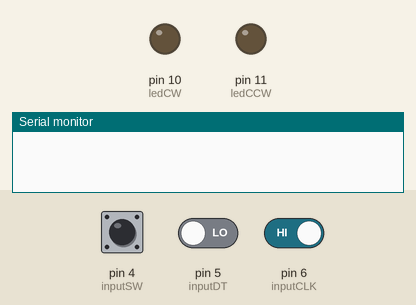
Recording of a sketch running on a simulated Arduino Uno, built with avr-gcc and run on an emulated ATmega328P. Parts: output pins drawn as LEDs (lit = HIGH), the last lines printed to the serial monitor. Inputs (shaded band) come from the test bench; at power-on: pin 4 (inputSW) HIGH, pin 6 (inputCLK) HIGH, pin 5 (inputDT) LOW.

Above: at 1.2 s.
1.3 s: pin 4 (inputSW) pulled LOW for 0.15 s
At 2.4 s:
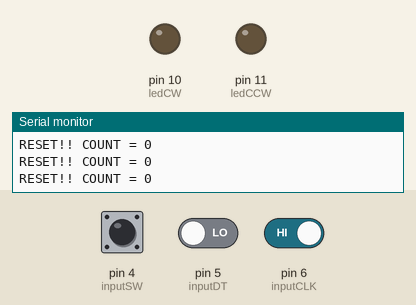
2.9 s: pin 6 (inputCLK) driven LOW
At 3.6 s:
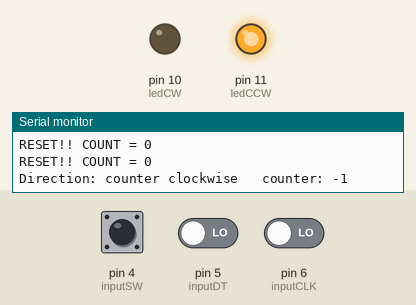
4.4 s: pin 6 (inputCLK) driven HIGH
At 4.7 s:
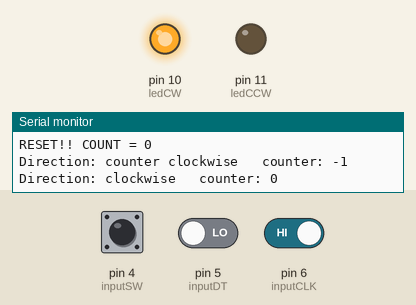
5.9 s: pin 4 (inputSW) pulled LOW for 1 s
At 6.7 s:
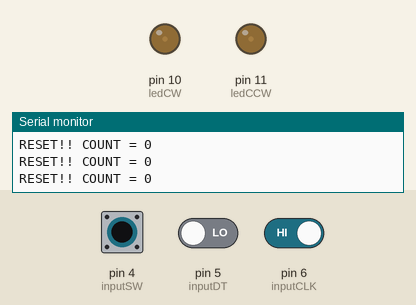
8.4 s: pin 4 (inputSW) driven LOW and pin 5 (inputDT) driven HIGH
At 9.8 s:
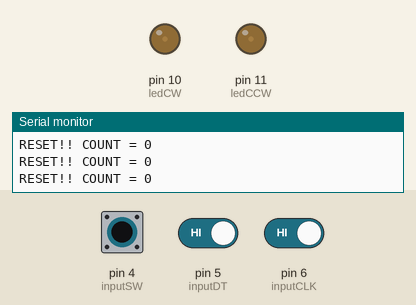
11.4 s: pin 4 (inputSW) driven HIGH
At 11.9 s:
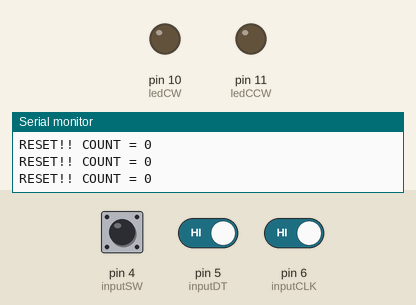
Timing chart, 0 to 13.9 s (numbered marks = the images above; inputs shaded):
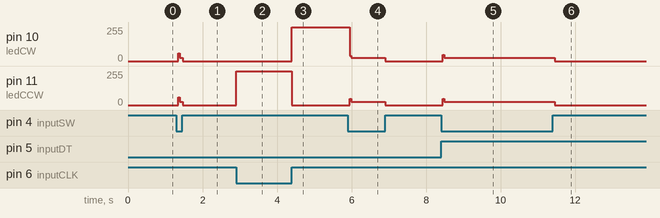

The sketch:

rotary_encoder.ino
```cpp
//measure direction and value using rotary encoder

//led pin config
#define ledCW 10
#define ledCCW 11

//encoder pin inputs
#define inputCLK 6
#define inputDT 5
#define inputSW 4

int presentStateCLK;
int previousStateCLK;
int counter = 0, i;
String dir = "";

void setup() {
  Serial.begin(9600);
  pinMode(ledCW, OUTPUT);
  pinMode(ledCCW, OUTPUT);
  pinMode(inputCLK, INPUT);
  pinMode(inputDT, INPUT);
  pinMode(inputSW, INPUT);
  previousStateCLK = digitalRead(inputCLK);
}

void loop() {
  presentStateCLK = digitalRead(inputCLK);

  //checks wheather the encoder is moving
  if (presentStateCLK != previousStateCLK) {
    //encoder is rotating clockwise
    if (digitalRead(inputDT) != presentStateCLK) {

      counter++;
      dir = "clockwise";
      digitalWrite(ledCCW, LOW);
      digitalWrite(ledCW, HIGH);

    }
    //encoder is rotating counter clockwise
    else {
      counter--;
      dir = "counter clockwise";
      digitalWrite(ledCCW, HIGH);
      digitalWrite(ledCW, LOW);
    }
    Serial.print("Direction: ");
    Serial.print(dir);
    Serial.print("   ");
    Serial.print("counter: ");
    Serial.println(counter);
  }

  //switch is used as reset button
  if (!digitalRead(inputSW)) {
    counter = 0;
    for (i = 255; i >= 0; i--) {
      analogWrite(ledCCW, i);
      analogWrite(ledCW, i);
    }

    Serial.println("RESET!! COUNT = 0");
  }
  previousStateCLK = presentStateCLK;
}
```

Measured:
- after the input at 1.3 s, pin 10 (ledCW), pin 11 (ledCCW): 0/255 → 23/255 at once, → 0/255 0.12 s later
- after the input at 2.9 s, pin 11 (ledCCW): 0/255 → 255/255 at once
- after the input at 4.4 s, pin 10 (ledCW): 0/255 → 255/255 at once; pin 11 (ledCCW): 255/255 → 0/255 at once
- after the input at 5.9 s, pin 10 (ledCW): 255/255 → 23/255 after 0.05 s, → 0/255 0.96 s later; pin 11 (ledCCW): 0/255 → 23/255 after 0.05 s, → 0/255 0.96 s later
- after the input at 8.4 s, pin 10 (ledCW), pin 11 (ledCCW): 0/255 → 23/255 after 0.05 s
- after the input at 11.4 s, pin 10 (ledCW), pin 11 (ledCCW): 23/255 → 0/255 after 0.05 s
